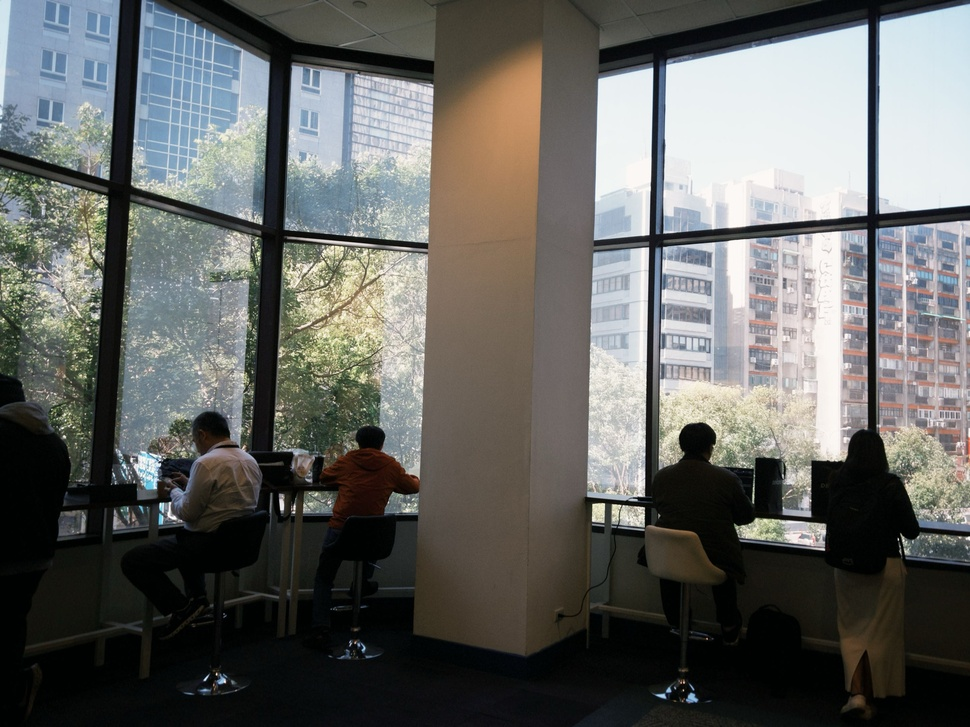
%> input picture Image-Enhancement/assets/P01.jpg, 970 x 727 px, shrunk from 2880 x 2160 before the run
$ octave task_b.m   (GNU Octave 9; MATLAB toolbox functions it lacks are replaced by stand-ins)
%> lines starting %> are read from the running program, lines starting %| are printed output that depends on the picture
%[text] # Task B: 方法比較與權衡分析
%[text] 針對 P01（亮度）、P02（對比度）、P03（色彩）各比較兩種影像處理方法，量化 Mean/Std 變化並視覺化對比結果。使用 Image Processing Toolbox 內建函式。
%%
%[text] ## 建立輸出資料夾
if ~exist('output', 'dir'); mkdir('output'); end
if ~exist('output/task_b', 'dir'); mkdir('output/task_b'); end
%%
%[text] ## P01：Gamma 校正（γ=0.5）vs Global 直方圖等化
%[text] P01 為逆光場景，直方圖呈左偏雙峰。Gamma 校正（γ<1）非線性提亮暗部，高光衝擊小；Global HE 強制拉平整體分布，動態範圍均等化效果強。
img1   = imread('assets/P01.jpg');
%> img1 is the input picture: size 727x970x3 uint8; mean R, G, B 100.1, 101.1, 98.2
gray1  = rgb2gray(img1);
m0_1   = mean(double(gray1(:)));
%> m0_1 = 100.4
s0_1   = std(double(gray1(:)));
%> s0_1 = 80.3
r0_1 = mean(double(img1(:,:,1)),'all');
%> r0_1 = 100.1
g0_1 = mean(double(img1(:,:,2)),'all');
%> g0_1 = 101.1
b0_1 = mean(double(img1(:,:,3)),'all');
%> b0_1 = 98.15
% --- Method A: Gamma 校正 γ=0.5 ---
img1_ga  = uint8(255 * (double(img1)/255).^0.5);
gray1_ga = rgb2gray(img1_ga);
m_ga = mean(double(gray1_ga(:)));
%> m_ga = 141.4
s_ga = std(double(gray1_ga(:)));
%> s_ga = 74.66
r_ga = mean(double(img1_ga(:,:,1)),'all');
%> r_ga = 140.2
g_ga = mean(double(img1_ga(:,:,2)),'all');
%> g_ga = 142.6
b_ga = mean(double(img1_ga(:,:,3)),'all');
%> b_ga = 138.7
% --- Method B: Global HE（套用於 HSV V 通道，保留色相與飽和度）---
hsv1           = rgb2hsv(img1);
%> hsv1: size 727x970x3 double; mean H, S, V 0.352, 0.258, 0.421
hsv1_he        = hsv1;
hsv1_he(:,:,3) = histeq(hsv1(:,:,3));
%> hsv1_he: size 727x970x3 double; mean H, S, V 0.352, 0.258, 0.496
img1_he        = im2uint8(hsv2rgb(hsv1_he));
gray1_he       = rgb2gray(img1_he);
m_he = mean(double(gray1_he(:)));
%> m_he = 117.4
s_he = std(double(gray1_he(:)));
%> s_he = 72.66
r_he = mean(double(img1_he(:,:,1)),'all');
%> r_he = 116.6
g_he = mean(double(img1_he(:,:,2)),'all');
%> g_he = 118.5
b_he = mean(double(img1_he(:,:,3)),'all');
%> b_he = 113.8
fprintf('=== P01 統計比較 ===\n');
fprintf('%-18s  Mean   Std    R      G      B     |R-B|\n', '方法');
fprintf('%-18s  %5.1f  %5.1f  %5.1f  %5.1f  %5.1f  %5.1f\n', '原始',        m0_1,s0_1,r0_1,g0_1,b0_1,abs(r0_1-b0_1));
%| 原始              100.4   80.3  100.1  101.1   98.2    2.0
fprintf('%-18s  %5.1f  %5.1f  %5.1f  %5.1f  %5.1f  %5.1f\n', 'Gamma γ=0.5', m_ga,s_ga,r_ga,g_ga,b_ga,abs(r_ga-b_ga));
%| Gamma γ=0.5        141.4   74.7  140.2  142.6  138.7    1.5
fprintf('%-18s  %5.1f  %5.1f  %5.1f  %5.1f  %5.1f  %5.1f\n', 'Global HE',   m_he,s_he,r_he,g_he,b_he,abs(r_he-b_he));
%| Global HE           117.4   72.7  116.6  118.5  113.8    2.8
tiledlayout(2,3,'TileSpacing','compact','Padding','compact')
nexttile; imshow(img1);    title(sprintf('原始  M=%.0f S=%.0f',         m0_1, s0_1))
nexttile; imshow(img1_ga); title(sprintf('Gamma \\gamma=0.5  M=%.0f S=%.0f', m_ga,  s_ga))
nexttile; imshow(img1_he); title(sprintf('Global HE  M=%.0f S=%.0f',   m_he,  s_he))
nexttile; histogram(double(gray1(:)),   128,'BinLimits',[0,255]); xlabel('像素值'); ylabel('數量')
nexttile; histogram(double(gray1_ga(:)),128,'BinLimits',[0,255]); xlabel('像素值')
nexttile; histogram(double(gray1_he(:)),128,'BinLimits',[0,255]); xlabel('像素值')
saveas(gcf,'output/task_b/P01_comparison.png')
imwrite(img1_ga, 'output/task_b/b1-1.png')
imwrite(img1_he, 'output/task_b/b1-2.png')
%%
%[text] ## P02：Global HE vs CLAHE（對比度問題）
%[text] P02 整體偏暗且對比不足（Std=33.3）。Global HE 全域等化效果強但易放大雜訊；CLAHE 自適應分塊等化並限制對比放大倍率（ClipLimit=0.02），雜訊增幅受控。
img2   = imread('assets/P02.jpg');
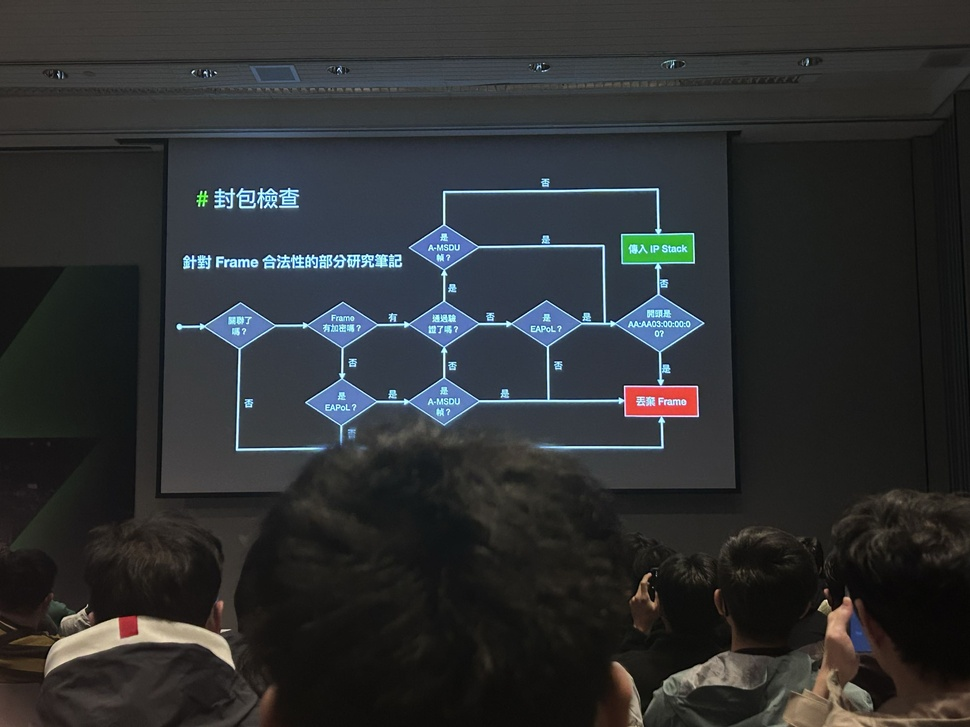
%> input picture Image-Enhancement/assets/P02.jpg, 970 x 727 px, shrunk from 2880 x 2160 before the run
%> img2 is the input picture: size 727x970x3 uint8; mean R, G, B 46.1, 48.3, 49.9
gray2  = rgb2gray(img2);
m0_2   = mean(double(gray2(:)));
%> m0_2 = 47.84
s0_2   = std(double(gray2(:)));
%> s0_2 = 32.87
r0_2 = mean(double(img2(:,:,1)),'all');
%> r0_2 = 46.1
g0_2 = mean(double(img2(:,:,2)),'all');
%> g0_2 = 48.3
b0_2 = mean(double(img2(:,:,3)),'all');
%> b0_2 = 49.89
% --- Method A: Global HE（套用於 HSV V 通道）---
hsv2            = rgb2hsv(img2);
%> hsv2: size 727x970x3 double; mean H, S, V 0.304, 0.169, 0.212
hsv2_ghe        = hsv2;
hsv2_ghe(:,:,3) = histeq(hsv2(:,:,3));
%> hsv2_ghe: size 727x970x3 double; mean H, S, V 0.304, 0.169, 0.498
img2_ghe        = im2uint8(hsv2rgb(hsv2_ghe));
gray2_ghe       = rgb2gray(img2_ghe);
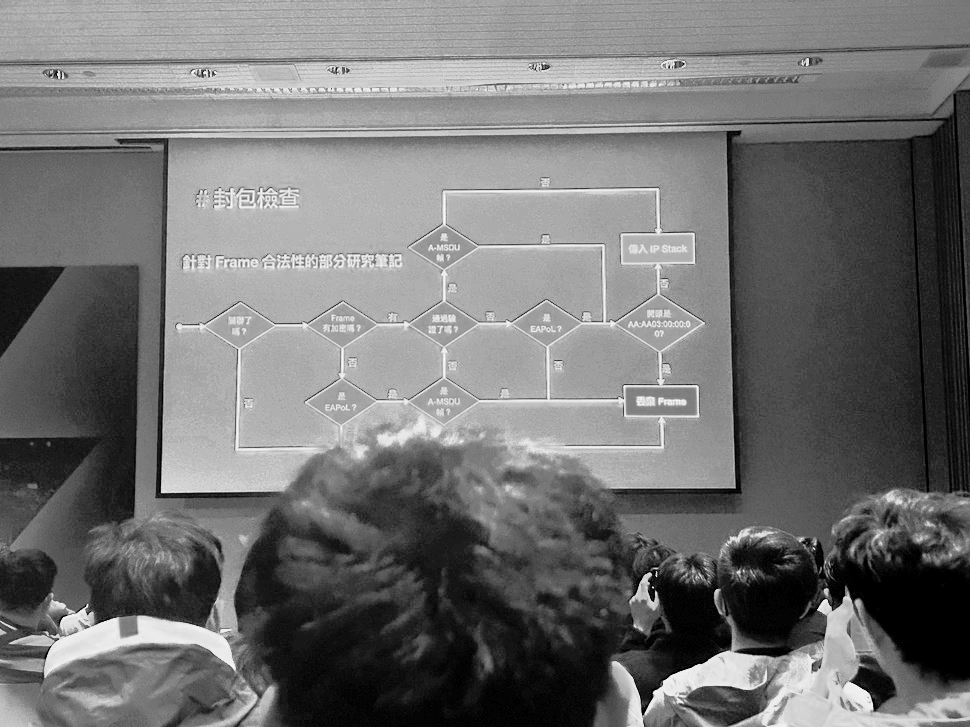
%> gray2_ghe: size 727x970 uint8; min 0, max 253, mean 113.5
m_ghe = mean(double(gray2_ghe(:)));
%> m_ghe = 113.5
s_ghe = std(double(gray2_ghe(:)));
%> s_ghe = 62.12
r_ghe = mean(double(img2_ghe(:,:,1)),'all');
%> r_ghe = 109.7
g_ghe = mean(double(img2_ghe(:,:,2)),'all');
%> g_ghe = 114.5
b_ghe = mean(double(img2_ghe(:,:,3)),'all');
%> b_ghe = 118.6
% --- Method B: CLAHE（套用於 HSV V 通道，ClipLimit=0.02，8×8 tiles）---
hsv2_cl        = hsv2;
hsv2_cl(:,:,3) = adapthisteq(hsv2(:,:,3),'ClipLimit',0.02,'NumTiles',[8 8]);
%> hsv2_cl: size 727x970x3 double; mean H, S, V 0.304, 0.169, 0.334
img2_cl        = im2uint8(hsv2rgb(hsv2_cl));
gray2_cl       = rgb2gray(img2_cl);
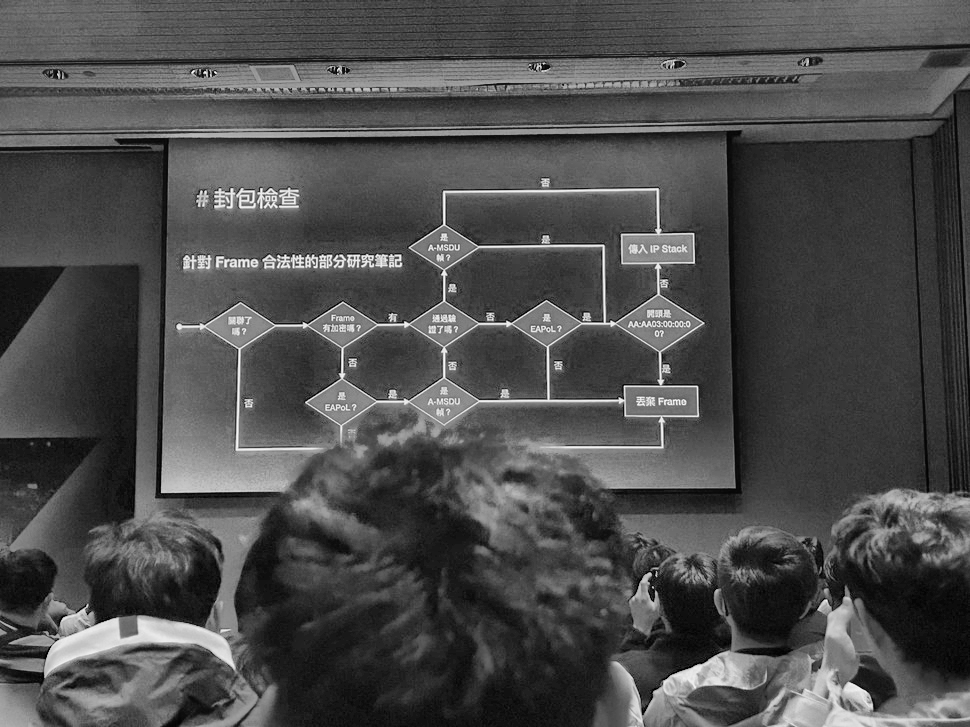
%> gray2_cl: size 727x970 uint8; min 0, max 252, mean 76.6
m_cl = mean(double(gray2_cl(:)));
%> m_cl = 76.64
s_cl = std(double(gray2_cl(:)));
%> s_cl = 42.47
r_cl = mean(double(img2_cl(:,:,1)),'all');
%> r_cl = 75.2
g_cl = mean(double(img2_cl(:,:,2)),'all');
%> g_cl = 77.12
b_cl = mean(double(img2_cl(:,:,3)),'all');
%> b_cl = 77.71
fprintf('\n=== P02 統計比較 ===\n');
fprintf('%-18s  Mean   Std    R      G      B     |R-B|\n', '方法');
fprintf('%-18s  %5.1f  %5.1f  %5.1f  %5.1f  %5.1f  %5.1f\n', '原始',      m0_2,s0_2,r0_2,g0_2,b0_2,abs(r0_2-b0_2));
%| 原始               47.8   32.9   46.1   48.3   49.9    3.8
fprintf('%-18s  %5.1f  %5.1f  %5.1f  %5.1f  %5.1f  %5.1f\n', 'Global HE', m_ghe,s_ghe,r_ghe,g_ghe,b_ghe,abs(r_ghe-b_ghe));
%| Global HE           113.5   62.1  109.7  114.5  118.6    9.0
fprintf('%-18s  %5.1f  %5.1f  %5.1f  %5.1f  %5.1f  %5.1f\n', 'CLAHE',     m_cl,s_cl,r_cl,g_cl,b_cl,abs(r_cl-b_cl));
%| CLAHE                76.6   42.5   75.2   77.1   77.7    2.5
tiledlayout(2,3,'TileSpacing','compact','Padding','compact')
nexttile; imshow(img2);     title(sprintf('原始  M=%.0f S=%.0f',     m0_2,  s0_2))
nexttile; imshow(img2_ghe); title(sprintf('Global HE  M=%.0f S=%.0f', m_ghe, s_ghe))
nexttile; imshow(img2_cl);  title(sprintf('CLAHE  M=%.0f S=%.0f',     m_cl,  s_cl))
nexttile; histogram(double(gray2(:)),    128,'BinLimits',[0,255]); xlabel('像素值'); ylabel('數量')
nexttile; histogram(double(gray2_ghe(:)),128,'BinLimits',[0,255]); xlabel('像素值')
nexttile; histogram(double(gray2_cl(:)), 128,'BinLimits',[0,255]); xlabel('像素值')
saveas(gcf,'output/task_b/P02_comparison.png')
imwrite(img2_ghe, 'output/task_b/b2-1.png')
imwrite(img2_cl,  'output/task_b/b2-2.png')
%%
%[text] ## P03：RGB 灰世界校正 vs YCbCr 色調校正（色彩問題）
%[text] P03 偏暖（R=99.1，B=32.5，|R-B|=66.6）。RGB 灰世界假設場景均值應為中性灰，縮放各通道；YCbCr 在亮度不變的前提下將 Cb/Cr 通道平移至中立值（128），僅調整色度。
img3  = imread('assets/P03.jpg');
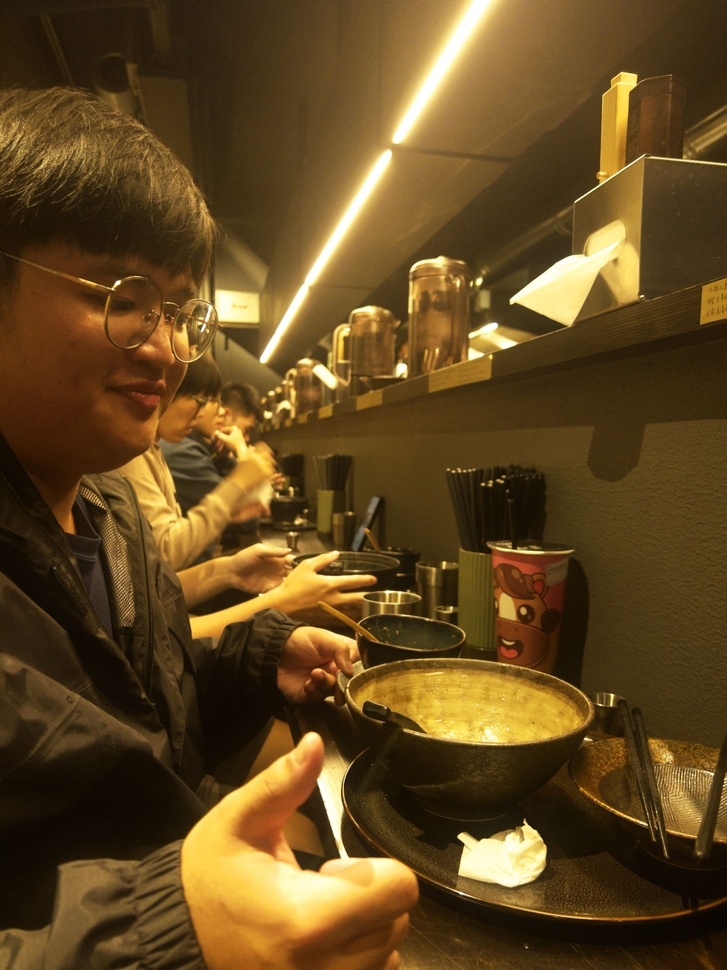
%> input picture Image-Enhancement/assets/P03.jpg, 727 x 970 px, shrunk from 2160 x 2880 before the run
%> img3 is the input picture: size 970x727x3 uint8; mean R, G, B 99, 72.9, 32.5
gray3 = rgb2gray(img3);
m0_3  = mean(double(gray3(:)));
%> m0_3 = 76.13
s0_3  = std(double(gray3(:)));
%> s0_3 = 54.77
r0 = mean(double(img3(:,:,1)),'all');
%> r0 = 99.04
g0 = mean(double(img3(:,:,2)),'all');
%> g0 = 72.92
b0 = mean(double(img3(:,:,3)),'all');
%> b0 = 32.53
% --- Method A: RGB 灰世界校正 ---
ov_mean = (r0 + g0 + b0) / 3;
%> ov_mean = 68.16
d3 = double(img3);
img3_gw        = d3;
img3_gw(:,:,1) = min(255, d3(:,:,1) * (ov_mean/r0));
img3_gw(:,:,2) = min(255, d3(:,:,2) * (ov_mean/g0));
img3_gw(:,:,3) = min(255, d3(:,:,3) * (ov_mean/b0));
img3_gw  = uint8(img3_gw);
%> img3_gw: size 970x727x3 uint8
gray3_gw = rgb2gray(img3_gw);
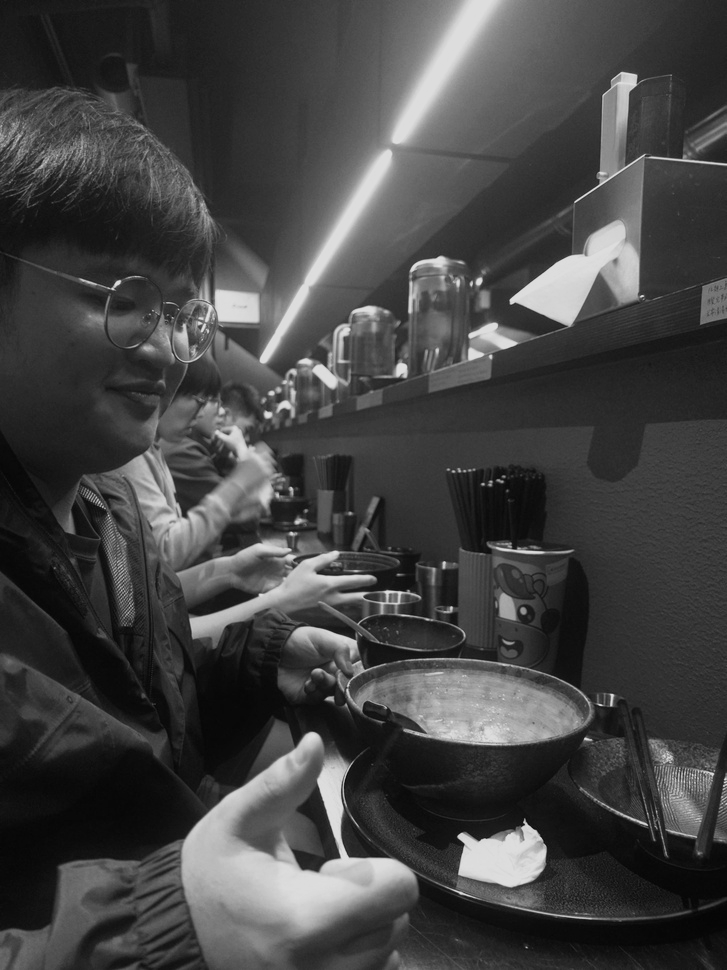
%> gray3_gw: size 970x727 uint8; min 4, max 221, mean 67.6
m_gw = mean(double(gray3_gw(:)));
%> m_gw = 67.63
s_gw = std(double(gray3_gw(:)));
%> s_gw = 49.52
r_gw = mean(double(img3_gw(:,:,1)),'all');
%> r_gw = 68.18
g_gw = mean(double(img3_gw(:,:,2)),'all');
%> g_gw = 68.15
b_gw = mean(double(img3_gw(:,:,3)),'all');
%> b_gw = 63.49
% --- Method B: YCbCr 色調校正（IPT rgb2ycbcr / ycbcr2rgb）---
ycc3  = rgb2ycbcr(img3);
%> ycc3: size 970x727x3 uint8; mean of channels 1, 2, 3 81.4, 106.4, 142.3
ycc3d = double(ycc3);
%> ycc3d: size 970x727x3 double; mean of channels 1, 2, 3 81.4, 106.4, 142.3
cb_off = 128 - mean(ycc3d(:,:,2),'all');
%> cb_off = 21.58
cr_off = 128 - mean(ycc3d(:,:,3),'all');
%> cr_off = -14.34
ycc3d(:,:,2) = min(255, max(0, ycc3d(:,:,2) + cb_off));
%> ycc3d: size 970x727x3 double; mean of channels 1, 2, 3 81.4, 128, 142.3
ycc3d(:,:,3) = min(255, max(0, ycc3d(:,:,3) + cr_off));
%> ycc3d: size 970x727x3 double; mean of channels 1, 2, 3 81.4, 128, 128
img3_yc  = ycbcr2rgb(uint8(ycc3d));
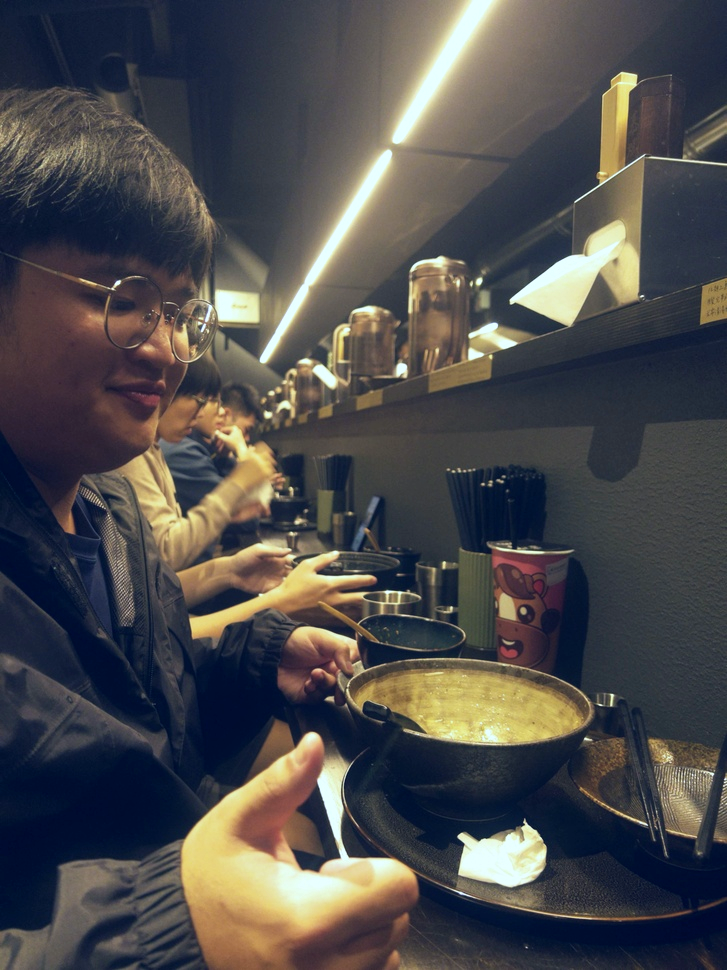
%> img3_yc: size 970x727x3 uint8; mean R, G, B 76.9, 75.7, 76.7
gray3_yc = rgb2gray(img3_yc);
m_yc = mean(double(gray3_yc(:)));
%> m_yc = 76.14
s_yc = std(double(gray3_yc(:)));
%> s_yc = 54.55
r_yc = mean(double(img3_yc(:,:,1)),'all');
%> r_yc = 76.87
g_yc = mean(double(img3_yc(:,:,2)),'all');
%> g_yc = 75.66
b_yc = mean(double(img3_yc(:,:,3)),'all');
%> b_yc = 76.7
fprintf('\n=== P03 統計比較 ===\n');
fprintf('%-18s  Mean   Std    R      G      B     |R-B|\n', '方法');
fprintf('%-18s  %5.1f  %5.1f  %5.1f  %5.1f  %5.1f  %5.1f\n', '原始',      m0_3,s0_3,r0,  g0,  b0,  abs(r0-b0));
%| 原始               76.1   54.8   99.0   72.9   32.5   66.5
fprintf('%-18s  %5.1f  %5.1f  %5.1f  %5.1f  %5.1f  %5.1f\n', 'RGB灰世界', m_gw,s_gw,r_gw,g_gw,b_gw,abs(r_gw-b_gw));
%| RGB灰世界         67.6   49.5   68.2   68.1   63.5    4.7
fprintf('%-18s  %5.1f  %5.1f  %5.1f  %5.1f  %5.1f  %5.1f\n', 'YCbCr',    m_yc,s_yc,r_yc,g_yc,b_yc,abs(r_yc-b_yc));
%| YCbCr                76.1   54.5   76.9   75.7   76.7    0.2
tiledlayout(2,3,'TileSpacing','compact','Padding','compact')
nexttile; imshow(img3);    title(sprintf('原始  R=%.0f B=%.0f |R-B|=%.0f',    r0,  b0,  abs(r0-b0)))
nexttile; imshow(img3_gw); title(sprintf('RGB灰世界  R=%.0f B=%.0f |R-B|=%.0f', r_gw,b_gw,abs(r_gw-b_gw)))
nexttile; imshow(img3_yc); title(sprintf('YCbCr  R=%.0f B=%.0f |R-B|=%.0f',    r_yc,b_yc,abs(r_yc-b_yc)))
nexttile; histogram(double(gray3(:)),   128,'BinLimits',[0,255]); xlabel('像素值'); ylabel('數量')
nexttile; histogram(double(gray3_gw(:)),128,'BinLimits',[0,255]); xlabel('像素值')
nexttile; histogram(double(gray3_yc(:)),128,'BinLimits',[0,255]); xlabel('像素值')
saveas(gcf,'output/task_b/P03_comparison.png')
imwrite(img3_gw, 'output/task_b/b3-1.png')
imwrite(img3_yc, 'output/task_b/b3-2.png')
%[text]

%[appendix]{"version":"1.0"}
%---
%[metadata:view]
%   data: {"layout":"inline"}
%---
